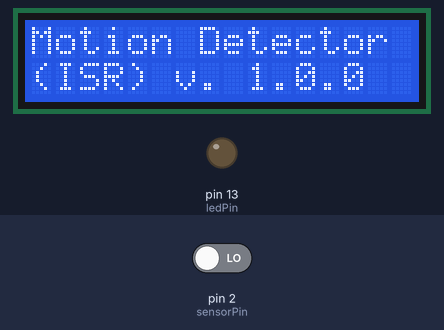
Simulated run of this sketch. Board: Arduino Uno, built with avr-gcc and run on an emulated ATmega328P. On the bench: 16×2 character LCD, output pins drawn as LEDs (lit = HIGH). The test bench sets the inputs (shaded band); at power-on: pin 2 (sensorPin) LOW.

Above: at 0.1 s.
At 3.3 s:
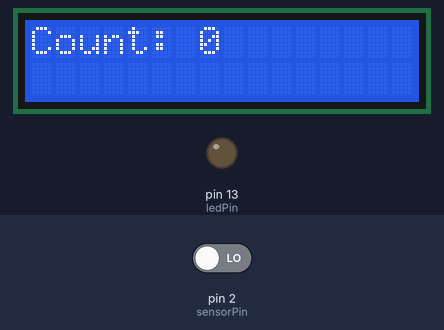
3.4 s: pin 2 (sensorPin) driven HIGH
At 4.5 s:
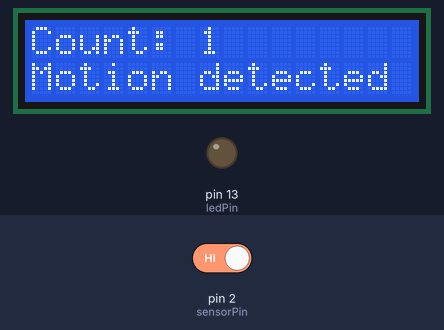
Timing chart, 0 to 6.4 s (numbered marks = the images above; inputs shaded):
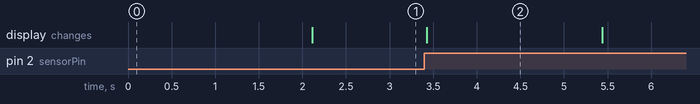

The sketch:

Microwave_Radar_Motion_Sensor_ISR_v_1-0-0.ino
```cpp
/*
  Microwave_Radar_Motion_Sensor_ISR_v_1-0-0

  Version 1.0.0

  This is a simple program that reads the data line from a RCWL-0516 Microwave Radar
  Motion Sensor using an Interrupt Service Routine (ISR).  Motion that is detected
  will be displayed to the I2C LCD Display.

  Reference:  https://lastminuteengineers.com/rcwl0516-microwave-radar-motion-sensor-arduino-tutorial/

  Device:     Address:
  -------     --------
  I2C LCD     0x27

  2x16 LCD
  Panel
  Pin:      Connected To:

  1         GND
  2         5 VDC
  3         Arduino Pin A4 (SDA)
  4         Arduino Pin A5 (SCL)

  Created:   October 1, 2024
  Modified:  October 1, 2024
  by Todd S. Canaday
  tcanaday@memphis.edu

  Arduino Compiler Version:  arduino-1.8.13

  Revision Notes:

  10/01/2024  Initial release of source code.
*/

#include <avr/wdt.h>
#include <LiquidCrystal_I2C.h>

#define STATE_NONE 0x00             //  defined state 0x00...
#define STATE_ONE  0x01             //  defined state 0x01
#define BAUDRATE 9600               //  default baud rate for console...
#define DEBUG false                 //  set to true for console output, false for no console output...
#define Serial if(DEBUG)Serial

/********************/
/*  CONSTRUCTORS    */
/********************/
//  initialize I2C LCD display (address = 0x27)...
LiquidCrystal_I2C lcd(0x27,16,2);

/********************/
/*  VARIABLES       */
/********************/
const int ledPin = 13;              //  on board LED...
int blinkDelay = 100;               //  variable to delay between LED on / off state...
int delayTime = 2000;               //  variable to define the delay time for message to the LCD panel...
const int sensorPin = 2;            //  used for RCWL-0516 detector output...
int motionCounter = 0;              //  variable used to keep track of the number of movements detected...
int debounceTime = 200;             //  variable used to store value for debounce time...
//  specifically used for the ISR states to be able to detect change in state...
volatile unsigned long lastState = 0x00;
volatile byte stateStatus = STATE_NONE;

void setup()
{
  wdt_disable();                    //  disable the watchdog timer...

  //  set up interrupt function to fire on a RISING input signal...
  attachInterrupt(0, MotionDetectorISR, RISING);

  lcd.init();                       //  initialize the I2C LCD...
  lcd.noBacklight();                //  disable backlight for the I2C LCD...
  lcd.clear();                      //  clear the I2C LCD...
  lcd.backlight();                  //  enable backlight for the I2C LCD...

  Serial.begin(BAUDRATE);           //  start the serial port in case debug...

  pinMode(ledPin, OUTPUT);          //  Pin 13 has an LED connected...
  digitalWrite(ledPin, LOW);        //  turn the LED off...
  pinMode(sensorPin, INPUT);        //  set pin attached to RCWL-0516 chip...

  DisplayStartupMessageToLCD();     //  display a startup message to the I2C LCD display...
  delay(delayTime);                 //  delay for specified time...
  DisplayMessageToLCD("");          //  set LCD display to monitor state...
  wdt_enable(WDTO_2S);              //  enable the watchdog timer for 2 seconds...
}

void loop()
{
  wdt_reset();                      //  reset the watchdog timer...

  //  state has changed due to ISR...
  if(stateStatus)
  {
    motionCounter++;                              //  increment the counter...
    DisplayMessageToLCD("Motion detected");       //  display the message...
    delay(delayTime);                             //  delay to show message for a period of time...
    DisplayMessageToLCD("");                      //  set LCD display to monitor state...

    noInterrupts();                               //  clear all interrupts...
    stateStatus = STATE_NONE;                     //  reset the ISR state...
    interrupts();                                 //  enable all interrupts...
  }
}

/**
 * MotionDetectorISR()
 * Method used as an Interrupt Service Routine
 * to capture movement detection faster than it
 * would just checking logic levels.
 */
void MotionDetectorISR()
{
  //  get the current time from the processor (ticks)...
  unsigned long timeNow = millis();

  //  if interrupts come faster than debounceTime, assume it's a bounce and ignore...
  if(timeNow - lastState > debounceTime)
      stateStatus = STATE_ONE;
  //  capture the timestamp of last interrupt...
  lastState = timeNow;
}

/**
 * DisplayStartupMessageToLCD
 * Method used to display the startup
 * message to the I2C LCD display.
 */
void DisplayStartupMessageToLCD()
{
  //  clear the I2C LCD dsiplay...
  lcd.clear();
  //  set cursor to character 0 on line 0...
  lcd.setCursor(0,0);
  //  print message to the LCD screen...
  lcd.print("Motion Detector");
  //  set cursor to character 0 on line 1...
  lcd.setCursor(0,1);
  //  print message to the LCD screen...
  lcd.print("(ISR) v. 1.0.0");
}

/**
 * DisplayMessageToLCD
 * Method used to display a message
 * to the I2C LCD display.
 */
void DisplayMessageToLCD(String msg)
{
  //  clear the I2C LCD dsiplay...
  lcd.clear();
  //  set cursor to character 0 on line 0...
  lcd.setCursor(0,0);
  //  print message to the LCD screen...
  lcd.print("Count: ");
  lcd.print(motionCounter);
  //  set cursor to character 0 on line 1...
  lcd.setCursor(0,1);
  //  print message to the LCD screen...
  lcd.print(msg);
}
```

Measured:
- after the input at 3.4 s, the display: changes at once (image 2)
- what the display in image 2 shows lasts 2.0 s, from 3.4 s to 5.4 s
